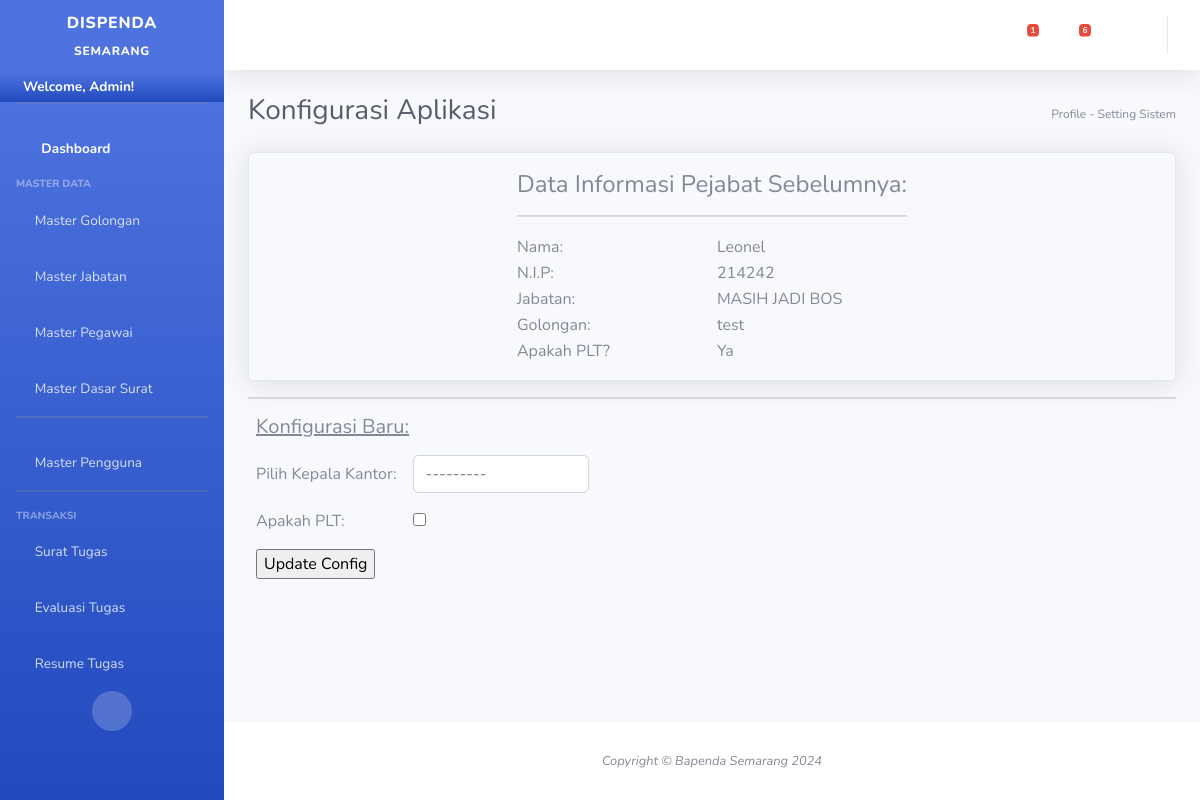
/conf/ (signed in), run on an earlier commit of the app's database.
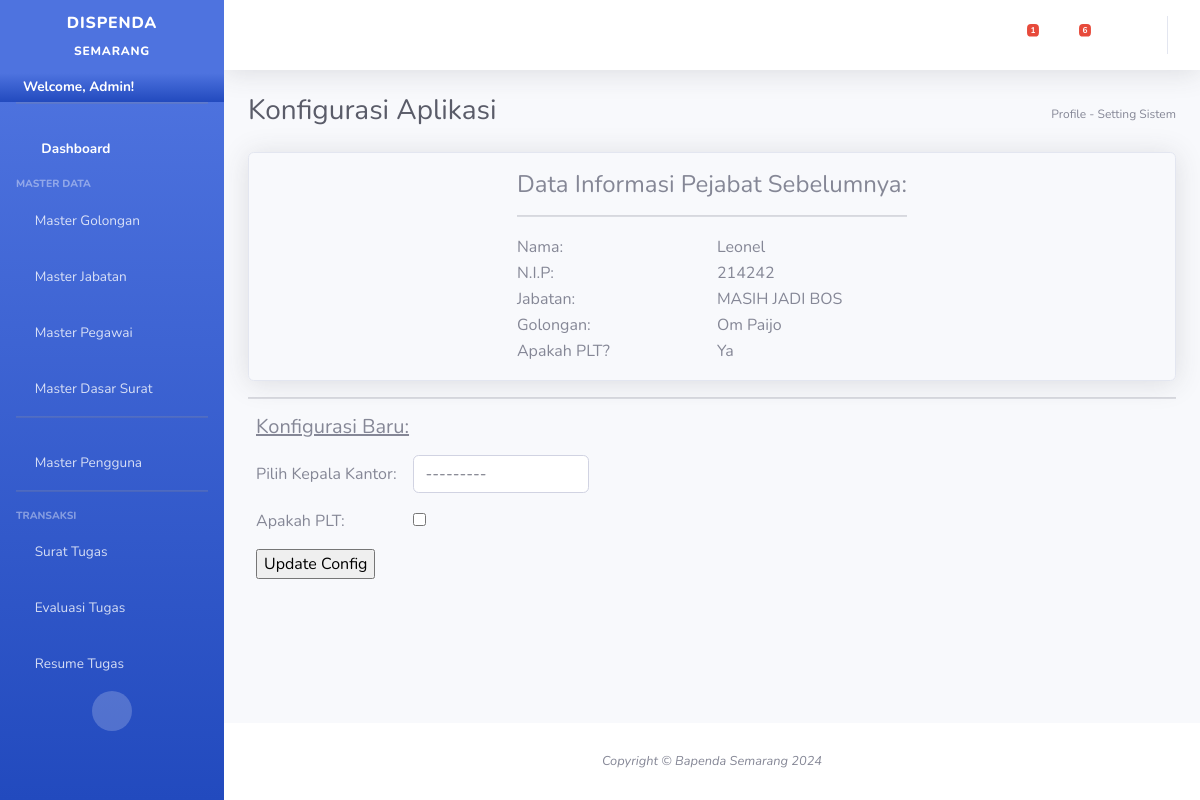
And on a later commit of the database.
### surat_tugas/models.py (models this page shows, shortened)
class ConfigDispenda(models.Model):
    is_PLT = models.BooleanField(default=False)
    kepala = models.ForeignKey(MasterPegawai,on_delete=models.RESTRICT)
    updatedBy = models.CharField(max_length=20,blank=True,null=True)
    updatedAt = models.DateTimeField(auto_now_add=True,null=True)

class MasterPegawai(models.Model):
    nik = models.CharField(max_length=50,blank=False,primary_key=True,default="")
    nama = models.CharField(max_length=100,blank=False,null=False)
    kode_jabatan = models.ForeignKey(MasterJabatan,on_delete=models.RESTRICT)
    kode_golongan = models.ForeignKey(MasterGolongan,on_delete=models.RESTRICT)
    updatedAt = models.DateTimeField(auto_now_add=True,null=True)
    is_kepala = models.BooleanField(default=False)
    updatedBy = models.CharField(max_length=20,blank=True,null=True)
    is_update = models.BooleanField(default=False,blank=True,null=True)
    def __str__(self):
        jumlah=MasterPegawai.objects.all().filter(nik=self.nik).count()
        if jumlah>0:
            return self.nama
        else:
            return None

class MasterGolongan(models.Model):
    kode_golongan = models.CharField(max_length=10,primary_key=True,unique=True,blank=True,default="")
    keterangan = models.CharField(max_length=50)
    updatedAt = models.DateTimeField(auto_now_add=True,null=True)
    updatedBy = models.CharField(max_length=20,blank=True,null=True)
    is_update = models.BooleanField(default=False,blank=True,null=True)
    def __str__(self):
        return self.keterangan

class MasterJabatan(models.Model):
    kode_jabatan = models.CharField(max_length=10,primary_key=True,unique=True,blank=True,default="")
    keterangan = models.CharField(max_length=50)
    updatedAt = models.DateTimeField(auto_now_add=True,null=True)
    updatedBy = models.CharField(max_length=20,blank=True,null=True)
    is_update = models.BooleanField(default=False,blank=True,null=True)
    def __str__(self):
        return self.keterangan

### cms/views.py (the view, shortened to what this page needs)
# urls.py: path('conf/',updateConfig,name="updateConfig"),
def updateConfig(request):
	if(request.user.is_authenticated != True):
		return HttpResponseRedirect('/auth/')
	if(request.user.is_superuser !=True):
		return HttpResponseRedirect('/')
	kepala = ConfigDispenda.objects.all()
	if(kepala.count()==0):
		kepala=None
	else:
		kepala=kepala[0]
	context={
		'forms':inputConfig,
		'menuname':'Konfigurasi Aplikasi',
		'pathway':'Profile - Setting Sistem',
		'username':request.user.username,
		'kepala':kepala,
		'pending_surat':getPendingSurat(),
		'pending_lhe':getPendingLHE(),
	}
	request.session['status']=""
	return render(request,'master/display_config.html',context)

### cms/views.py (called while the page is built)
def getPendingSurat():
	return TrxSuratTugas.objects.all().filter(submit=False)

def getPendingLHE():
	return headerLHE.objects.all().filter(submit=False)

### surat_tugas/models.py (called while the page is built)
    def __str__(self):
        return self.nomor_surat

### templates/master/display_config.html (shortened to what this page needs)
{% extends 'base.html'%}
{% load static %}
{% block contents%}
<div class="p-3 border shadow rounded w-100 justify-content-center d-flex">
	{% if kepala.kepala.nama %}
	<table>
		<tr>
			<td colspan="2" ><span class="h4">Data Informasi Pejabat Sebelumnya:</span><hr></td>
		</tr>
		<tr>
			<td style="width: 200px;">Nama:</td>
			<td>{{kepala.kepala.nama}}</td>
		</tr>
		<tr>
			<td>N.I.P:</td>
			<td>{{kepala.kepala.nik}}</td>
		</tr>
		<tr>
			<td>Jabatan:</td>
			<td>{{kepala.kepala.kode_jabatan}}</td>
		</tr>
		<tr>
			<td>Golongan:</td>
			<td>{{kepala.kepala.kode_golongan}}</td>
		</tr>
		<tr>
			<td>Apakah PLT?</td>
			<td>{% if kepala.is_PLT %}Ya{%else%}Tidak{%endif%}</td>
		</tr>
	</table>
	{% else %}
		<span>Informasi Pejabat Belum Dikonfigurasi!</span>
	{% endif%}
</div>
<hr>
<div>
	<p class="mx-2 h5"><u>Konfigurasi Baru:</u></p>
	<form method="post">
		<table>
			<tr>
				<td class="p-2">Pilih Kepala Kantor:</td>
				<td class="p-2">{{ forms.kepala }}</td>
			</tr>
			<tr>
				<td class="p-2">Apakah PLT:</td>
				<td class="p-2">{{forms.is_PLT}}</td>
			</tr>
			<tr>
				<td colspan="2" class="p-2 text-left">
					<input type='submit' value='Update Config'/>
				</td>
			</tr>
		</table>
	</form>
</div>
{% endblock%}

What changed in the data, as far as the page shows it:
changed through a linked row, ConfigDispenda "Leonel": kepala.kode_golongan "test" → "Om Paijo"
